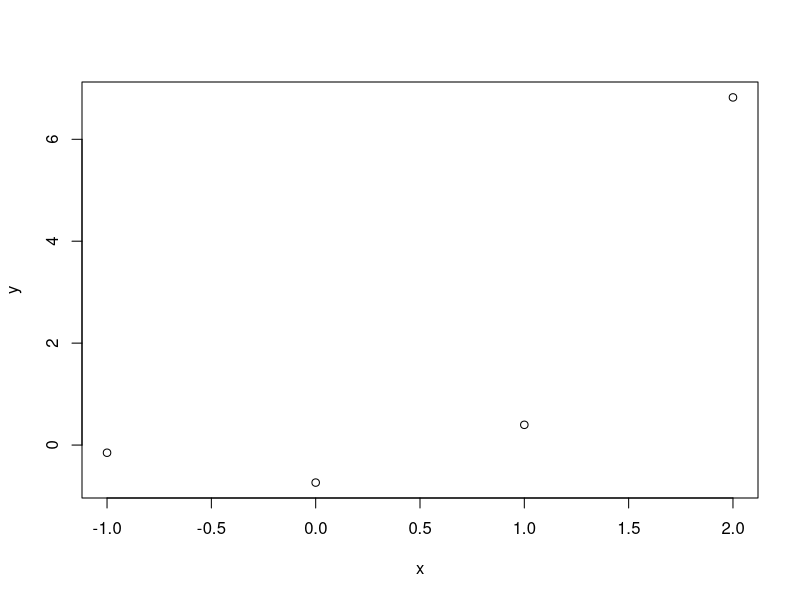

This chart was generated by the following R code: (Note: this script raises an error after producing the figure.)
x <- c(-1,0,1,2)
X <- matrix(c(-1,1,-1,1,
							 0,0,0,1,
							 1,1,1,1,
							 8,4,2,1),ncol=4,byrow=T)
X.in <- solve(X)
coef <- runif(4,min=-1,max=1)
y <- X%*%coef
plot(x,y)

beta <- X.inv%*%y

sup <- seq(-1,2,len=1024)
lines(sup,beta[1]*sup^3+beta[2]*sup^2+beta[3]*sup+beta[4])

x <- c(x,3)
X <- rbind(X,c(27,9,3,1))
y <- X%*%coef
plot(x,y)

beta <-solve(t(x)%*%X)%*%t(X)%*%y
sup <- seq(-1,3,len=1024)
lines(sup,beta[1]*sup^3+beta[2]*sup^2+beta[3]*sup+beta[4])

beta1 <- X.inv%*%y[1:4]
beta2 <- X.inv%*%y[2:5]


################
#consider a 6th order spline


x <- c(-1,0,1,2)
X <- matrix(c(-1,1,-1,1,
							 0,0,0,1,
							 1,1,1,1,
							 8,4,2,1),ncol=4,byrow=T)
X.in <- solve(X)
coef <- runif(6,min=-1,max=1)
Xtrue <- matrix(c(-1^(6:0),
									 0^(6:0),
									 1^(6:0),
									 2^(6:0)),ncol=7,byrow=T)
y <- Xtrue%*%coef
plot(x,y)

beta <- X.inv%*%y

sup <- seq(-1,2,len=1024)
lines(sup,beta[1]*sup^3+beta[2]*sup^2+beta[3]*sup+beta[4])
lines(sup,coef[1]*sup^6+coef[2]*sup^5+coef[3]*sup^4+coef[4]*sup^3+coef[5]*sup^2+coef[6]*sup^1+coef[7],col='red')


# here is the 6th  order. To match the graphs we will need 6 betas

x <- -1:5
Xtrue <- matrix(c(-1^(6:0),
									0^(6:0),
									1^(6:0),
									2^(6:0),
									3^(6:0),
									4^(6:0),
									5^(6:0)),ncol=7,byrow=T)
									
y <- Xtrue%*%coef
plot(x,y)

beta1 <- Xinv%*%y[1:4]
beta2 <- Xinv%*%y[2:5]
beta3 <- Xinv%*%y[3:6]
beta4 <- Xinv%*%y[4:7]

sup <- seq(-1,2,len=1024)
lines(sup,beta1[1]*sup^3+beta1[2]*sup^2+beta1[3]*sup+beta1[4])
lines(sup+1,beta2[1]*sup^3+beta2[2]*sup^2+beta2[3]*sup+beta2[4])
lines(sup+2,beta3[1]*sup^3+beta3[2]*sup^2+beta3[3]*sup+beta3[4])
lines(sup+3,beta4[1]*sup^3+beta4[2]*sup^2+beta4[3]*sup+beta4[4])




##Another example with some new random coefficients

